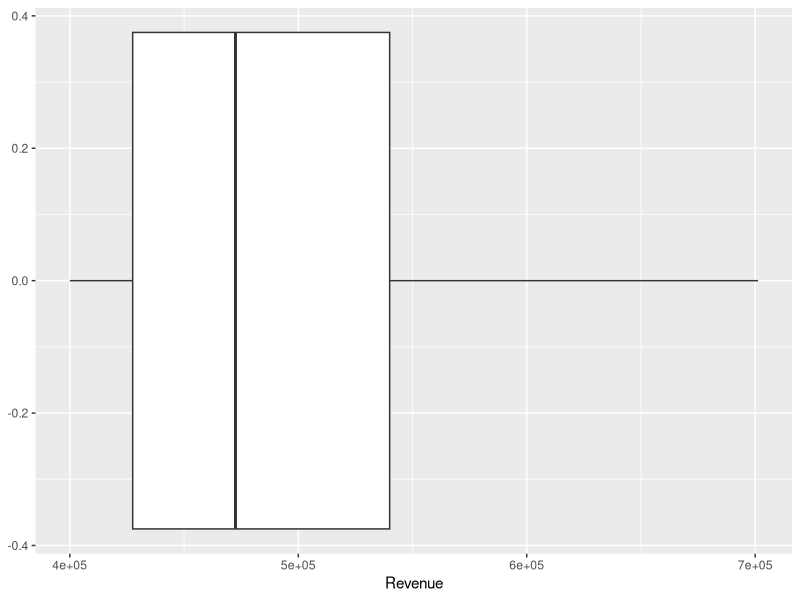
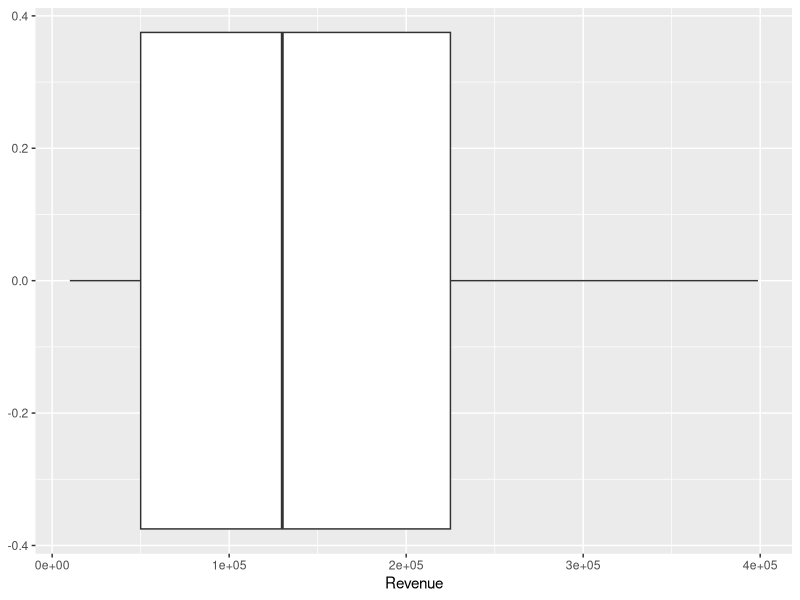
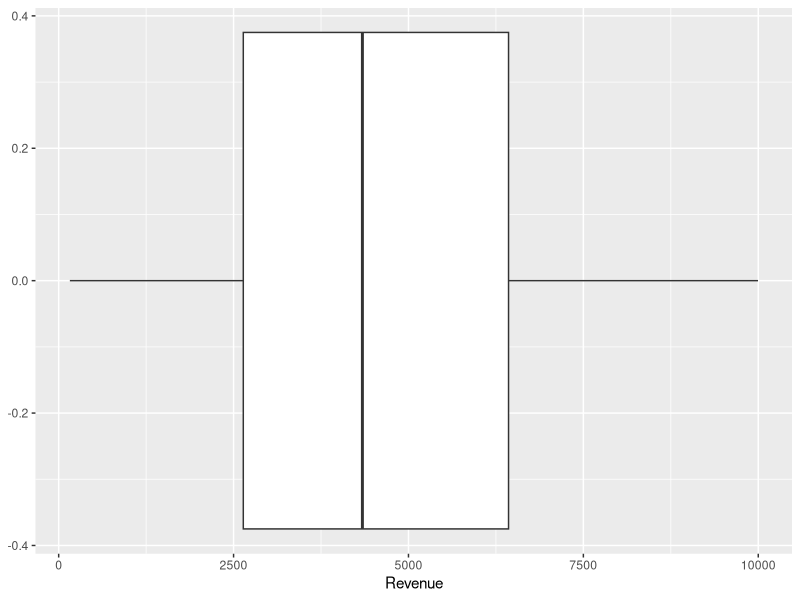

The R source for these figures, in order:
## ---- chunk 1
library(tidyverse)
library(lubridate)
## ---- chunk 2
ADS <- read.csv('Adidas_US_Sales_Datasets.csv', stringsAsFactors = F)
str(ADS)
## ---- chunk 3
head(ADS, 10)
## ---- chunk 4
tail(ADS, 10)
## ---- chunk 5
slice_sample(ADS, n=50)
## ---- chunk 6
ADS$Invoice.Date <- mdy(ADS$Invoice.Date)
## ---- chunk 7
ADS$Retailer <- as.factor(ADS$Retailer)
ADS$Retailer.ID <- as.factor(ADS$Retailer.ID)
ADS$Region <- as.factor(ADS$Region)
ADS$State <- as.factor(ADS$State)
ADS$City <- as.factor(ADS$City)
ADS$Product <- as.factor(ADS$Product)
ADS$Sales.Method <- as.factor(ADS$Sales.Method)
## ---- chunk 8
ADS$Price.per.Unit <- gsub('[^[:alnum:]]','',(ADS$Price.per.Unit))
ADS$Price.per.Unit <- as.numeric(ADS$Price.per.Unit)
ADS$Price.per.Unit <- as.numeric(format(round(ADS$Price.per.Unit*0.01, 2), nsmall=2))
## ---- chunk 9
ADS$Units.Sold <- gsub('[^[:alnum:]]','',(ADS$Units.Sold))
ADS$Units.Sold <- as.integer(ADS$Units.Sold)
ADS$Total.Sales <- gsub('[^[:alnum:]]','',(ADS$Total.Sales))
ADS$Total.Sales <- as.integer(ADS$Total.Sales)
ADS$Operating.Profit <- gsub('[^[:alnum:]]','',(ADS$Operating.Profit))
ADS$Operating.Profit <- as.integer(ADS$Operating.Profit)
ADS$Operating.Margin <- gsub('[^[:alnum:]]','',(ADS$Operating.Margin))
ADS$Operating.Margin <- as.numeric(ADS$Operating.Margin)*0.01
## ---- chunk 10
ADS <- ADS %>%
rename(RetailerID = Retailer.ID, InvoiceDate = Invoice.Date, UnitPrice = Price.per.Unit, Quantity = Units.Sold, Revenue = Total.Sales, OP = Operating.Profit, OPM = Operating.Margin, Method = Sales.Method)
## ---- chunk 11
ADS$Year <- as.factor(year(ADS$InvoiceDate))
ADS$Month <- month(ADS$InvoiceDate, label = T)
## ---- chunk 12
summary(ADS)
## ---- chunk 13
ADS %>%  arrange(desc(Revenue)) %>% head(n=50)
## ---- chunk 14
ADS_HR <- ADS %>% filter(Revenue>=400000) %>% filter(Revenue<=710000)
summary(ADS_HR)
## ---- chunk 15
ggplot(ADS_HR, aes(Revenue))+geom_boxplot()
## ---- chunk 16
ADS_MR <- ADS %>% filter(Revenue<400000) %>% filter(Revenue>=10000)
summary(ADS_MR)
## ---- chunk 17
ggplot(ADS_MR, aes(Revenue))+geom_boxplot()
## ---- chunk 18
ADS_LR <- ADS %>% filter(Revenue<10000) %>% filter(Revenue !=0)
summary(ADS_LR)
## ---- chunk 19
ggplot(ADS_LR, aes(Revenue))+geom_boxplot()
## ---- chunk 20
write_rds(ADS, 'Adidas_US_Sales_Datasets_ETL.rds', compress = 'gz')
write_rds(ADS_HR, 'Adidas_US_Sales_High_Revenue_ETL.rds', compress = 'gz')
write_rds(ADS_MR, 'Adidas_US_Sales_Midium_Revenue_ETL.rds', compress = 'gz')
write_rds(ADS_LR, 'Adidas_US_Sales_Low_Revenue_ETL.rds', compress = 'gz')
## ---- chunk 21
write_csv(ADS, 'Adidas_US_Sales_Datasets_ETL.csv')
write_csv(ADS_HR, 'Adidas_US_Sales_High_Revenue_ETL.csv')
write_csv(ADS_MR, 'Adidas_US_Sales_Midium_Revenue_ETL.csv')
write_csv(ADS_LR, 'Adidas_US_Sales_Low_Revenue_ETL.csv')
